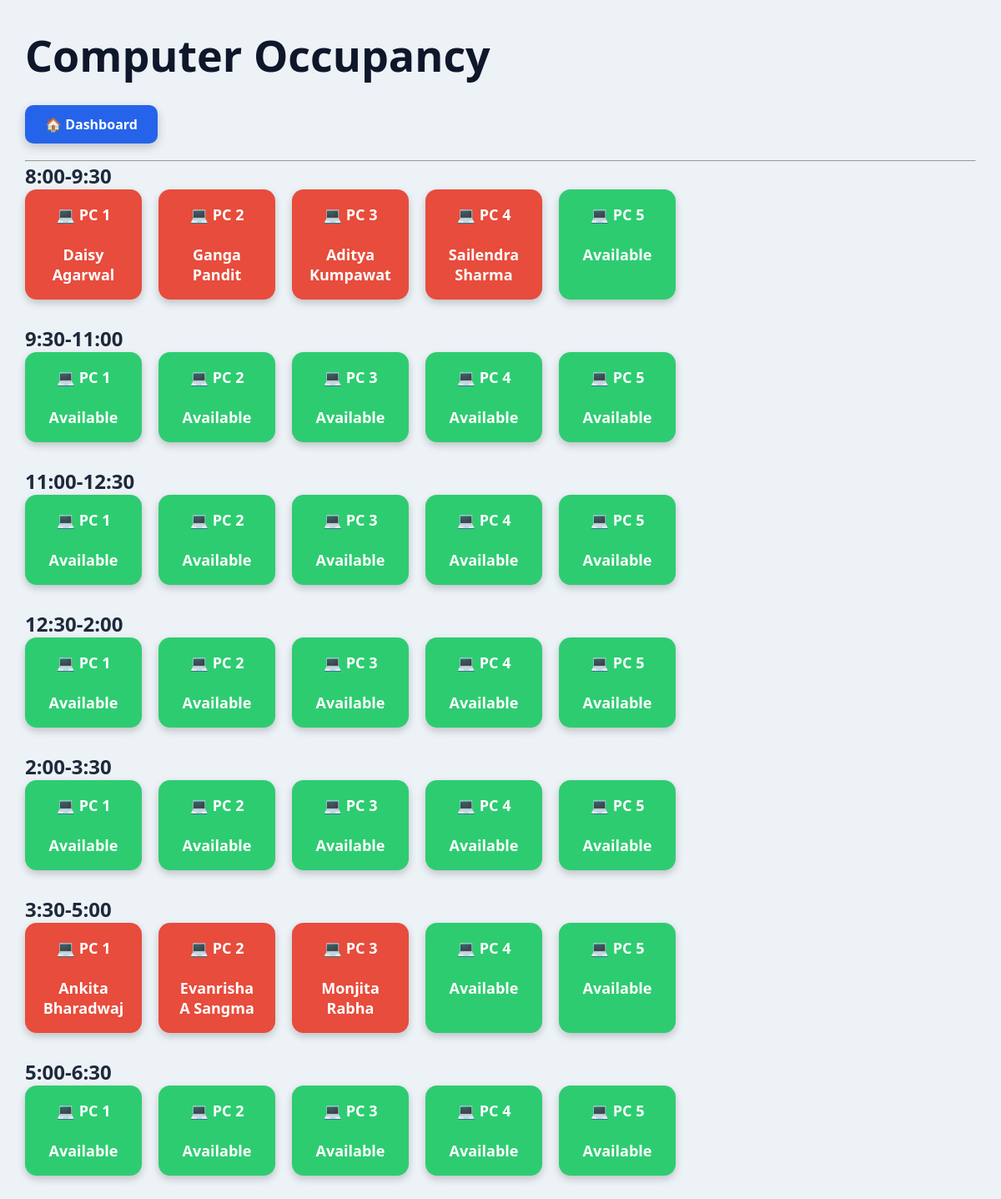
Page /pcs (signed in) on the committed database.
### tables this page shows
CREATE TABLE students(

        id INTEGER PRIMARY KEY AUTOINCREMENT,

        name TEXT,

        course TEXT,

        batch_time TEXT,

        computer_no INTEGER

        );

### app.py (the view)
@app.route("/pcs")
def pcs():
    if "user" not in session:
        return redirect("/login")
    conn=db()
    today = datetime.now().strftime("%A")
    data=[]
    for batch in batches:
        pcs=[]
        for pc in range(1,6):
            row=conn.execute("""

            SELECT s.name

            FROM students s

            JOIN schedules sc

            ON s.id=sc.student_id

            WHERE

            s.batch_time=?
            AND s.computer_no=?
            AND sc.day=?

            """,
            (
            batch,
            pc,
            today
            )
            ).fetchone()
            if row:
                pcs.append({
                "pc":pc,
                "name":row["name"],
                "free":False
                })
            else:
                pcs.append({
                "pc":pc,
                "free":True
                })
        data.append({
        "batch":batch,
        "pcs":pcs
        })
    conn.close()
    return render_template(
    "pcs.html",
    data=data
    )

### app.py (called while the page is built)
def db():
    conn=sqlite3.connect("students.db")
    conn.row_factory=sqlite3.Row
    return conn

### templates/pcs.html
<link
rel="stylesheet"
href="{{url_for(
'static',
filename='style.css'
)}}">
<h1>
Computer Occupancy
</h1>
<a
href="/"
class="dashboard-btn">
🏠 Dashboard
</a>
<hr>
{% for batch in data %}
<h2>
{{batch.batch}}
</h2>
<div
style="
display:flex;
gap:20px;
flex-wrap:wrap;
margin-bottom:30px;
"
>
{% for pc in batch.pcs %}
<div
style="
padding:18px;
border-radius:14px;
width:140px;
text-align:center;
background:
{{ '#2ecc71' if pc.free else '#e74c3c' }};
color:white;
font-weight:bold;
font-size:18px;
box-shadow:
0px 4px 10px rgba(0,0,0,0.2);
"
>
💻 PC {{pc.pc}}
<br><br>
{% if pc.free %}
Available
{% else %}
{{pc.name}}
{% endif %}
</div>
{% endfor %}
</div>
{% endfor %}

### static/style.css (style rules this page uses)
* { margin:0; padding:0; box-sizing:border-box; font-family:'Segoe UI',sans-serif; }
h1 { font-size:52px; color:#0f172a; margin-bottom:25px; font-weight:700; }
.dashboard-btn { background:#2563eb; color:white; padding:12px 24px; border-radius:10px; text-decoration:none; font-size:16px; font-weight:bold; display:inline-block; margin-bottom:20px; transition:0.3s; box-shadow: 0 4px 12px rgba(0,0,0,0.2); }

### rows in the picture
students: pc "1", name "Daisy Agarwal"
students: pc "2", name "Ganga Pandit"
students: pc "3", name "Aditya Kumpawat"
students: pc "4", name "Sailendra Sharma"
students: pc "1", name "Ankita Bharadwaj"
students: pc "2", name "Evanrisha A Sangma"
students: pc "3", name "Monjita Rabha"

### other values in the picture
{{ batch.batch }} "8:00-9:30" "9:30-11:00" "11:00-12:30" "12:30-2:00" "2:00-3:30" "3:30-5:00" "5:00-6:30"
{{ pc.pc }} "5" "1" "2" "3" "4" "5" "1" "2" "3" "4" "5" "1" "2" "3" "4" "5" "1" "2" "3" "4" "5" "4" "5" "1" "2" "3" "4" "5"
